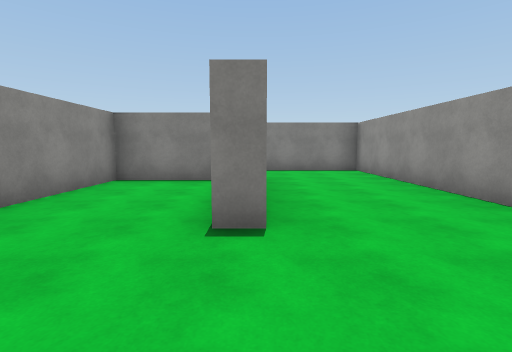
View 1 (above)

19 first-person views from a walk through a 3-D level made in the Unity game engine. The camera is 1.5 m above the floor, tilts 6° down and sees 85° across. The floor is counted in squares, 2 m on a side. Each view is taken from the middle of a square. On the plan, view 1 faces up. The plan holds only what a view shows up to about 10 squares ahead; the rest is blank. The place goes on beyond the plan. The player is left out. Surface patterns are stand-ins for the level's own textures.

View 2
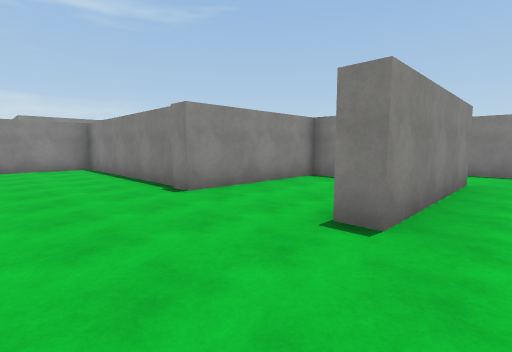

View 3
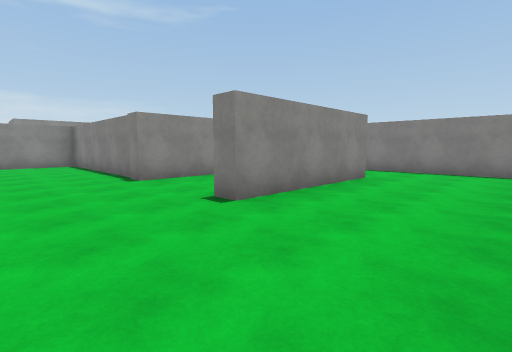

View 4
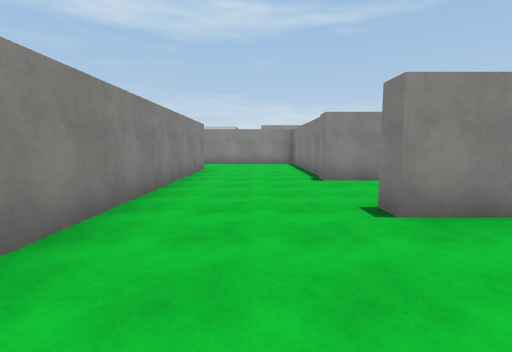

View 5
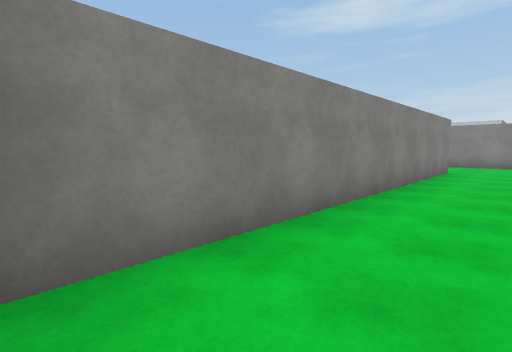

View 6
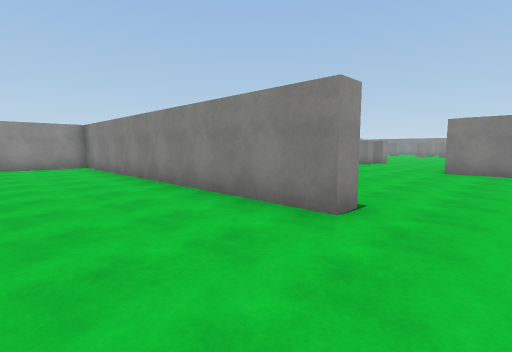

View 7
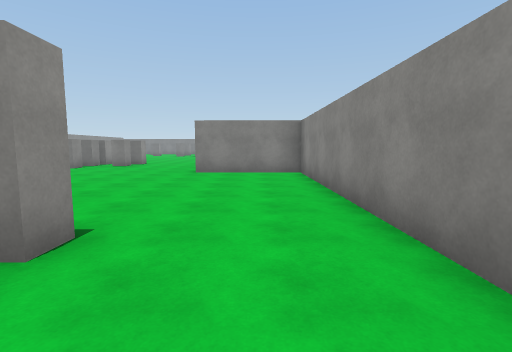

View 8
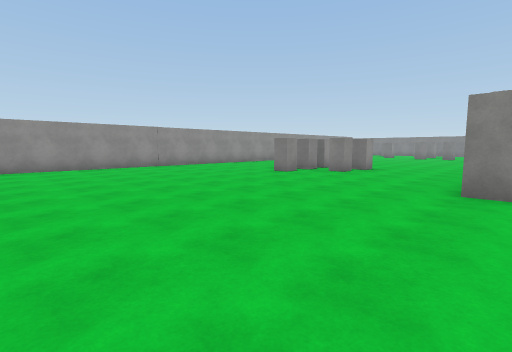

View 9
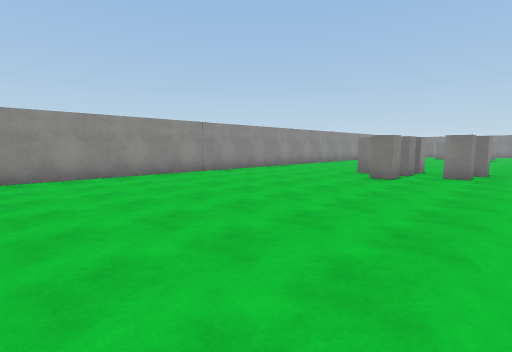

View 10
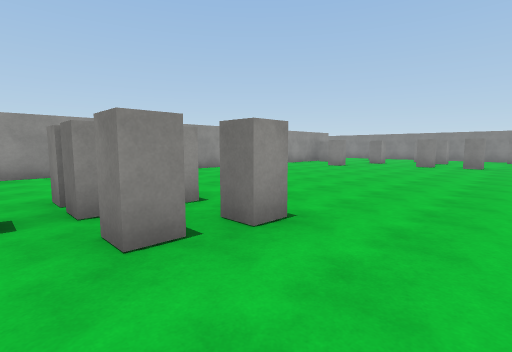

View 11
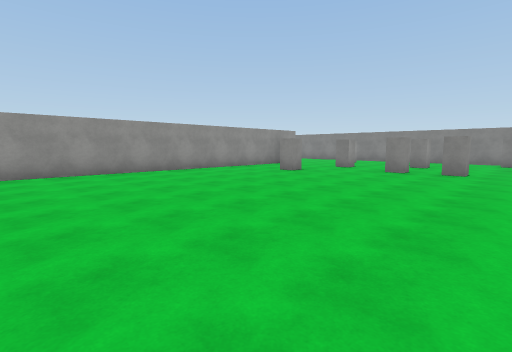

View 12
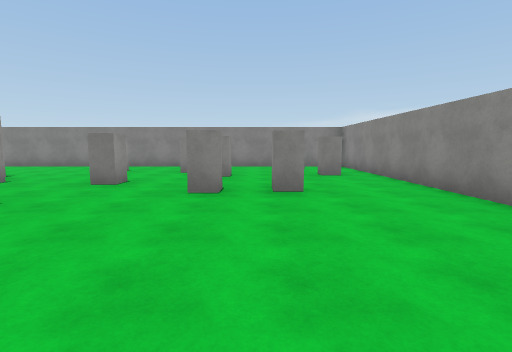

View 13
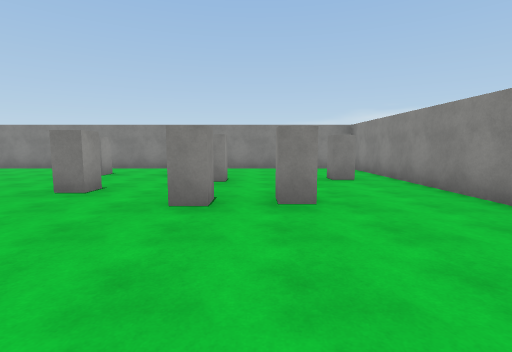

View 14
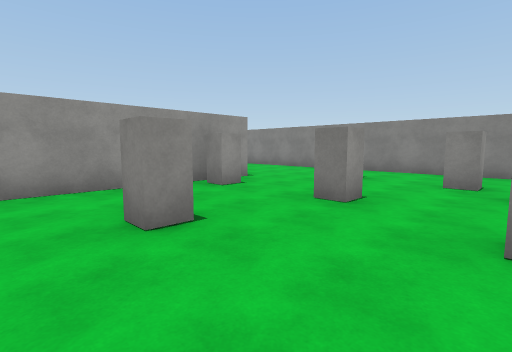

View 15
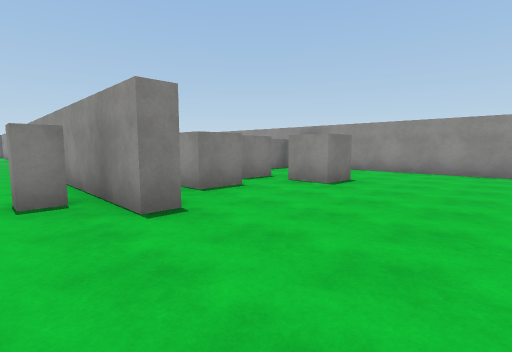

View 16
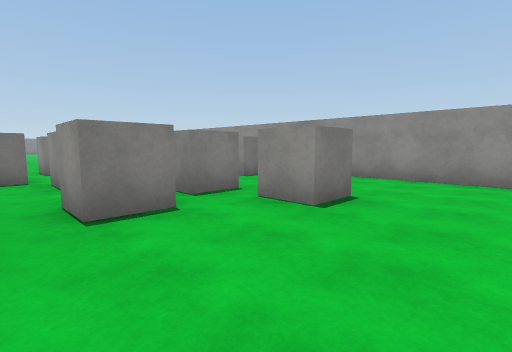

View 17
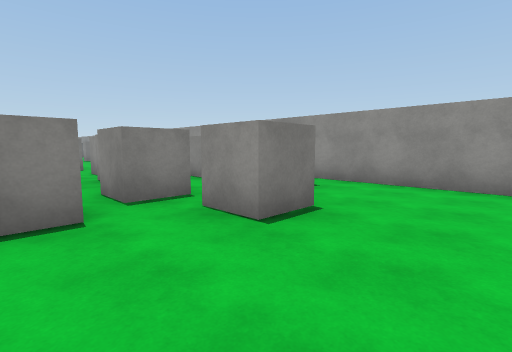

View 18
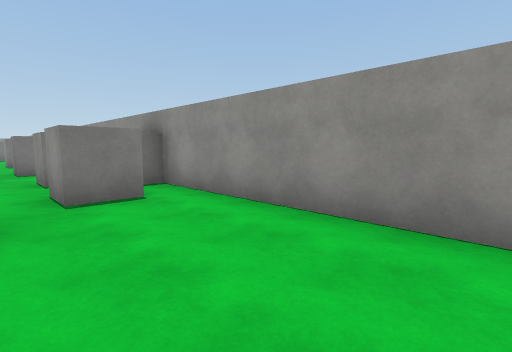

View 19
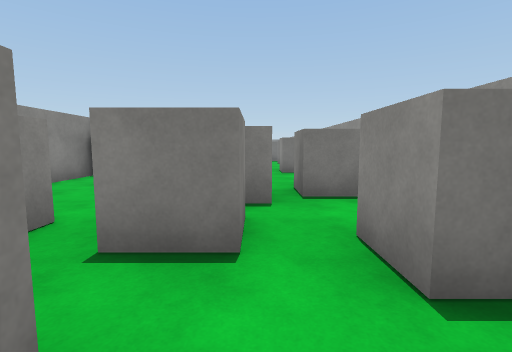

### Floor plan
Points are (right, up) in squares from view 1. A wall is a line through its corners. A room is listed if a view was taken in it or the views show most of it. See-through windows are left out.
Room 1 (views 1, 2, 3, 4, 5, 6, 7)
walls: (-1, 6.3) (-3.1, 6.3) (-3.1, 2.5) (-9.3, 2.5) (-9.3, -1.4); (0.1, 6.8) (0.1, 2.5) (-0.5, 2.5); (3.3, 3.4) (3.3, 8.9) (-0.9, 8.9); (-6.5, -1.4) (-6.5, -0.7) (3.3, -0.7) (3.3, 1.5)
ways out: opening at (-7.5, -1) to room 2
Room 2 (views 8, 9, 10, 11, 12, 13, 14, 15, 16, 17, 18, 19)
walls: (3.3, -10.2) (3.3, -2.2); (3.8, -13.8) (3.8, -15.2); (3.9, -22.9) (3.3, -22.9) (3.3, -12.2); (-6.3, -19.5) (-6.3, -26.2); (4, -26.7) (5.9, -26.7); (10.7, -26) (10.7, -20.5); (-9.3, -1.4) (-9.3, -7.1) (-6.2, -7.1); (-5.5, -26.7) (2, -26.7)
ways out: opening at (-7.5, -1) to room 1
objects: block (-5, -23); block (-4, -26); block (-3, -21); block (-3, -11); block (-2, -23); block (-2, -21); block (-1, -24); block (-1, -11); block (-1, -10); block (-1, -9); block (0, -22); block (1, -24); block (1, -19); block (3, -22); cube (4, -18) to (5, -17); cube (5, -22) to (5, -21); cube (5, -19) to (6, -18); cube (5, -16) to (6, -15); other object (6, -15) to (7, -14); cube (7, -23) to (8, -22); cube (7, -21); cube (7, -19) to (8, -18); cube (7, -17) to (8, -16); cube (9, -22) to (9, -21); cube (9, -19) to (10, -19); cube (9, -17) to (10, -16); cube (9, -13) to (10, -12); cube (10, -20)

Where each view was taken, in squares from view 1:
view 1: 0 up, 0 right, facing up
view 2: 0 up, 1 right, facing up-left
view 3: 0 up, 3 right, facing up-left
view 4: 1 up, 3 right, facing left
view 5: 1 up, 3 right, facing down-left
view 6: 2 up, 8 left, facing down-right
view 7: 1 up, 8 left, facing down
view 8: 2 down, 7 left, facing down-right
view 9: 2 down, 4 left, facing down-right
view 10: 9 down, 5 left, facing down-right
view 11: 12 down, 5 left, facing down-right
view 12: 16 down, 3 left, facing down
view 13: 17 down, 3 left, facing down
view 14: 18 down, 2 left, facing down-right
view 15: 26 down, 2 right, facing up-right
view 16: 25 down, 4 right, facing up-right
view 17: 25 down, 5 right, facing up-right
view 18: 26 down, 8 right, facing up-right
view 19: 21 down, 8 right, facing up
